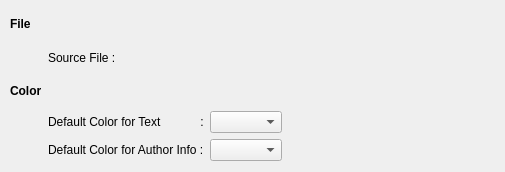
<?xml version="1.0" encoding="UTF-8"?>
<ui version="4.0">
 <class>generalconfig</class>
 <widget class="QWidget" name="generalconfig">
  <property name="geometry">
   <rect>
    <x>0</x>
    <y>0</y>
    <width>505</width>
    <height>172</height>
   </rect>
  </property>
  <property name="minimumSize">
   <size>
    <width>490</width>
    <height>172</height>
   </size>
  </property>
  <property name="windowTitle">
   <string>Form</string>
  </property>
  <widget class="QWidget" name="gridLayoutWidget_2">
   <property name="geometry">
    <rect>
     <x>10</x>
     <y>10</y>
     <width>481</width>
     <height>151</height>
    </rect>
   </property>
   <layout class="QGridLayout" name="gridLayout_2">
    <item row="0" column="0">
     <widget class="QLabel" name="lbl_file">
      <property name="font">
       <font>
        <weight>75</weight>
        <bold>true</bold>
       </font>
      </property>
      <property name="text">
       <string>File</string>
      </property>
     </widget>
    </item>
    <item row="0" column="1">
     <spacer name="horizontalSpacer_2">
      <property name="orientation">
       <enum>Qt::Horizontal</enum>
      </property>
      <property name="sizeHint" stdset="0">
       <size>
        <width>40</width>
        <height>20</height>
       </size>
      </property>
     </spacer>
    </item>
    <item row="1" column="1">
     <layout class="QHBoxLayout" name="horizontalLayout">
      <item>
       <widget class="QLabel" name="lbl_sourceFile">
        <property name="text">
         <string>Source File :</string>
        </property>
       </widget>
      </item>
      <item>
       <widget class="KUrlRequester" name="sourceFile"/>
      </item>
     </layout>
    </item>
    <item row="2" column="0">
     <widget class="QLabel" name="label">
      <property name="font">
       <font>
        <weight>75</weight>
        <bold>true</bold>
       </font>
      </property>
      <property name="text">
       <string>Color</string>
      </property>
     </widget>
    </item>
    <item row="3" column="1">
     <layout class="QGridLayout" name="gridLayout">
      <item row="0" column="0">
       <widget class="QLabel" name="lbl_textColor">
        <property name="text">
         <string>Default Color for Text            :</string>
        </property>
       </widget>
      </item>
      <item row="0" column="2">
       <widget class="KColorCombo" name="textColor"/>
      </item>
      <item row="1" column="0">
       <widget class="QLabel" name="lbl_authorColor">
        <property name="text">
         <string>Default Color for Author Info :</string>
        </property>
       </widget>
      </item>
      <item row="1" column="2">
       <widget class="KColorCombo" name="authorColor">
        <property name="color">
         <color>
          <red>4</red>
          <green>255</green>
          <blue>96</blue>
         </color>
        </property>
       </widget>
      </item>
      <item row="0" column="3">
       <spacer name="horizontalSpacer">
        <property name="orientation">
         <enum>Qt::Horizontal</enum>
        </property>
        <property name="sizeHint" stdset="0">
         <size>
          <width>40</width>
          <height>20</height>
         </size>
        </property>
       </spacer>
      </item>
     </layout>
    </item>
   </layout>
  </widget>
 </widget>
 <customwidgets>
  <customwidget>
   <class>KUrlRequester</class>
   <extends>QFrame</extends>
   <header>kurlrequester.h</header>
  </customwidget>
  <customwidget>
   <class>KColorCombo</class>
   <extends>QComboBox</extends>
   <header>kcolorcombo.h</header>
  </customwidget>
 </customwidgets>
 <resources/>
 <connections/>
</ui>
